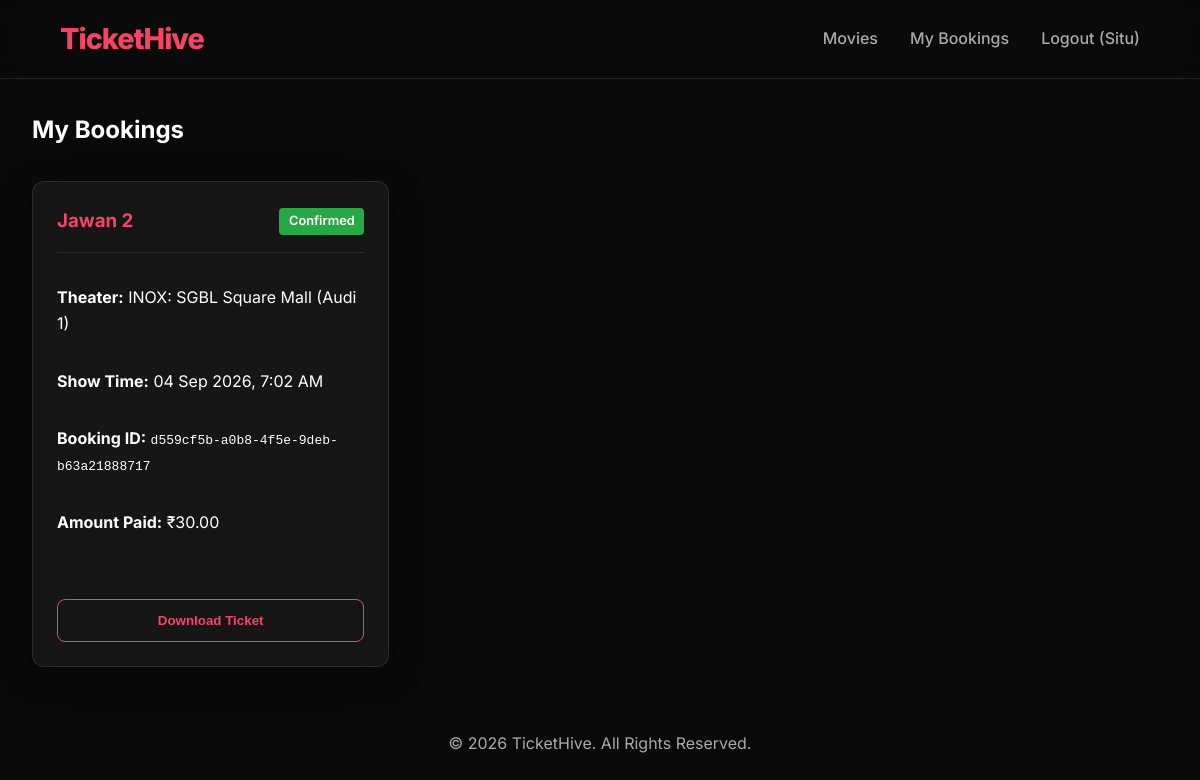
The page /movies/my-bookings/ (signed in) on the database its author committed.
### movies/models.py (models this page shows, shortened)
class Booking(models.Model):
    PAYMENT_STATUS_CHOICES = [
        ('PENDING', 'Pending'),
        ('CONFIRMED', 'Confirmed'),
        ('FAILED', 'Failed'),
        ('CANCELLED', 'Cancelled')
    ]
    booking_id = models.CharField(max_length=100, unique=True, default=uuid.uuid4)
    user = models.ForeignKey(User, on_delete=models.CASCADE, related_name='bookings')
    show = models.ForeignKey(Show, on_delete=models.CASCADE)
    total_amount = models.DecimalField(max_digits=10, decimal_places=2, default=0.0)
    payment_status = models.CharField(max_length=20, choices=PAYMENT_STATUS_CHOICES, default='PENDING')
    created_at = models.DateTimeField(auto_now_add=True)
    updated_at = models.DateTimeField(auto_now=True)

class Show(models.Model):
    movie = models.ForeignKey(Movie, on_delete=models.CASCADE, related_name='shows')
    screen = models.ForeignKey(Screen, on_delete=models.CASCADE, related_name='shows')
    start_time = models.DateTimeField()
    end_time = models.DateTimeField()
    ticket_price = models.DecimalField(max_digits=8, decimal_places=2)

class Movie(models.Model):
    CERTIFICATION_CHOICES = [
        ('U', 'Unrestricted'),
        ('UA', 'Unrestricted but with parental guidance'),
        ('A', 'Adults only'),
        ('S', 'Specialized audience'),
    ]
    name = models.CharField(max_length=255)
    image = models.ImageField(upload_to="movies/posters/", blank=True, null=True)
    genre = models.CharField(max_length=255, help_text="Comma separated genres, e.g., Action, Sci-Fi")
    language = models.CharField(max_length=100)
    release_date = models.DateField()
    duration = models.IntegerField(help_text="Duration in minutes")
    age_certification = models.CharField(max_length=2, choices=CERTIFICATION_CHOICES, default='UA')
    youtube_trailer_url = models.URLField(blank=True, null=True)
    popularity_score = models.IntegerField(default=0)
    average_rating = models.DecimalField(max_digits=3, decimal_places=1, default=0.0)
    cast = models.TextField()
    description = models.TextField(blank=True, null=True)
    created_at = models.DateTimeField(auto_now_add=True)

class Screen(models.Model):
    name = models.CharField(max_length=50) # e.g. Screen 1, IMAX
    theater = models.ForeignKey(Theater, on_delete=models.CASCADE, related_name='screens')

class Theater(models.Model):
    name = models.CharField(max_length=255)
    city = models.ForeignKey(City, on_delete=models.CASCADE, related_name='theaters')
    address = models.TextField(blank=True, null=True)

### movies/views.py (the view)
# urls.py: path('my-bookings/', views.booking_history, name='booking_history'),
@login_required
def booking_history(request):
    bookings = Booking.objects.filter(user=request.user).order_by('-created_at')
    return render(request, 'movies/booking_history.html', {'bookings': bookings})

### mysite/templates/movies/booking_history.html
{% extends 'base.html' %}
{% block content %}
<h2 class="mb-2">My Bookings</h2>
<div class="movie-grid" style="grid-template-columns: repeat(auto-fill, minmax(350px, 1fr));">
    {% for booking in bookings %}
        <div class="glass-card">
            <div class="d-flex justify-between align-center mb-2" style="border-bottom: 1px solid var(--glass-border); padding-bottom: 1rem;">
                <h3 style="color: var(--primary-color);">{{ booking.show.movie.name }}</h3>
                {% if booking.payment_status == 'CONFIRMED' %}
                    <span class="badge" style="background: #28a745;">Confirmed</span>
                {% elif booking.payment_status == 'PENDING' %}
                    <span class="badge" style="background: #ffc107; color: black;">Pending</span>
                {% else %}
                    <span class="badge" style="background: #dc3545;">{{ booking.payment_status }}</span>
                {% endif %}
            </div>
            <p class="mb-2"><strong>Theater:</strong> {{ booking.show.screen.theater.name }} ({{ booking.show.screen.name }})</p>
            <p class="mb-2"><strong>Show Time:</strong> {{ booking.show.start_time|date:"d M Y, g:i A" }}</p>
            <p class="mb-2"><strong>Booking ID:</strong> <span style="font-family: monospace;">{{ booking.booking_id }}</span></p>
            <p class="mb-2"><strong>Amount Paid:</strong> ₹{{ booking.total_amount }}</p>
            {% if booking.payment_status == 'CONFIRMED' %}
                <button class="btn btn-outline mt-2" style="width: 100%;" onclick="alert('In a real app, this would download the PDF ticket.')">Download Ticket</button>
            {% elif booking.payment_status == 'PENDING' %}
                <a href="{% url 'checkout' booking.booking_id %}" class="btn mt-2" style="width: 100%; text-align: center;">Complete Payment</a>
            {% endif %}
        </div>
    {% empty %}
        <div class="glass-card text-center" style="grid-column: 1 / -1;">
            <p>You have no bookings yet.</p>
            <a href="{% url 'movie_list' %}" class="btn mt-2">Browse Movies</a>
        </div>
    {% endfor %}
</div>
{% endblock %}

### mysite/templates/base.html (shortened to what this page needs)
<!DOCTYPE html>
<html lang="en">
<head>
    {% load static %}
    <link rel="stylesheet" href="{% static 'css/style.css' %}">
</head>
<body>
    <nav class="navbar">
        <a href="{% url 'movie_list' %}" class="brand">TicketHive</a>
        <div class="nav-links">
            <a href="{% url 'movie_list' %}">Movies</a>
            {% if request.user.is_authenticated %}
                <a href="{% url 'booking_history' %}">My Bookings</a>
                <a href="{% url 'logout' %}">Logout ({{ request.user.username }})</a>
            {% else %}
                <a href="{% url 'login' %}" class="btn btn-outline" style="padding: 0.4rem 1rem;">Login</a>
            {% endif %}
        </div>
    </nav>
    <main class="container">
        {% block content %}
        {% endblock %}
    </main>
    <footer class="text-center mt-2 mb-2" style="color: var(--text-secondary);">
        <p>&copy; 2026 TicketHive. All Rights Reserved.</p>
    </footer>
</body>
</html>

### static/css/style.css (style rules this page uses)
:root { --bg-color: #0a0a0a; --bg-color-light: #141414; --bg-color-lighter: #202020; --primary-color: #f84464; --primary-hover: #d73a56; --text-primary: #ffffff; --text-secondary: #aaaaaa; --glass-bg: rgba(255, 255, 255, 0.05); --glass-border: rgba(255, 255, 255, 0.1); --shadow: 0 8px 32px 0 rgba(0, 0, 0, 0.37); --transition: all 0.3s cubic-bezier(0.25, 0.8, 0.25, 1); --radius: 12px; }
* { margin: 0; padding: 0; box-sizing: border-box; }
body { font-family: 'Inter', 'Roboto', sans-serif; background-color: var(--bg-color); color: var(--text-primary); line-height: 1.6; overflow-x: hidden; }
.navbar { background: rgba(10, 10, 10, 0.8); backdrop-filter: blur(10px); -webkit-backdrop-filter: blur(10px); border-bottom: 1px solid var(--glass-border); padding: 1rem 5%; display: flex; justify-content: space-between; align-items: center; position: sticky; top: 0; z-index: 1000; }
.brand { font-size: 1.8rem; font-weight: 800; color: var(--primary-color); text-decoration: none; letter-spacing: -1px; }
.nav-links { display: flex; gap: 2rem; }
.nav-links a { color: var(--text-secondary); text-decoration: none; font-weight: 500; transition: var(--transition); }
.container { max-width: 1200px; margin: 0 auto; padding: 2rem; }
.glass-card { background: var(--glass-bg); border: 1px solid var(--glass-border); border-radius: var(--radius); padding: 1.5rem; box-shadow: var(--shadow); backdrop-filter: blur(4px); transition: var(--transition); }
.movie-grid { display: grid; grid-template-columns: repeat(auto-fill, minmax(220px, 1fr)); gap: 2rem; margin-top: 2rem; }
.badge { background: var(--primary-color); color: white; padding: 0.2rem 0.6rem; border-radius: 4px; font-size: 0.8rem; font-weight: 600; }
.btn { display: inline-block; background: var(--primary-color); color: white; padding: 0.8rem 1.5rem; border-radius: 8px; text-decoration: none; font-weight: 600; border: none; cursor: pointer; transition: var(--transition); }
.btn-outline { background: transparent; border: 1px solid var(--primary-color); color: var(--primary-color); }
.text-center { text-align: center; }
.mt-2 { margin-top: 2rem; }
.mb-2 { margin-bottom: 2rem; }
.d-flex { display: flex; }
.align-center { align-items: center; }
.justify-between { justify-content: space-between; }

### rows shown on the page
Booking: show.movie.name "Jawan 2", payment_status "Confirmed", show.screen.theater.name "INOX: SGBL Square Mall", show.screen.name "Audi 1", show.start_time "04 Sep 2026, 7:02 AM", booking_id "d559cf5b-a0b8-4f5e-9deb-b63a21888717", total_amount "30.00"

### other values the page prints
{{ request.user.username }} "Situ"
